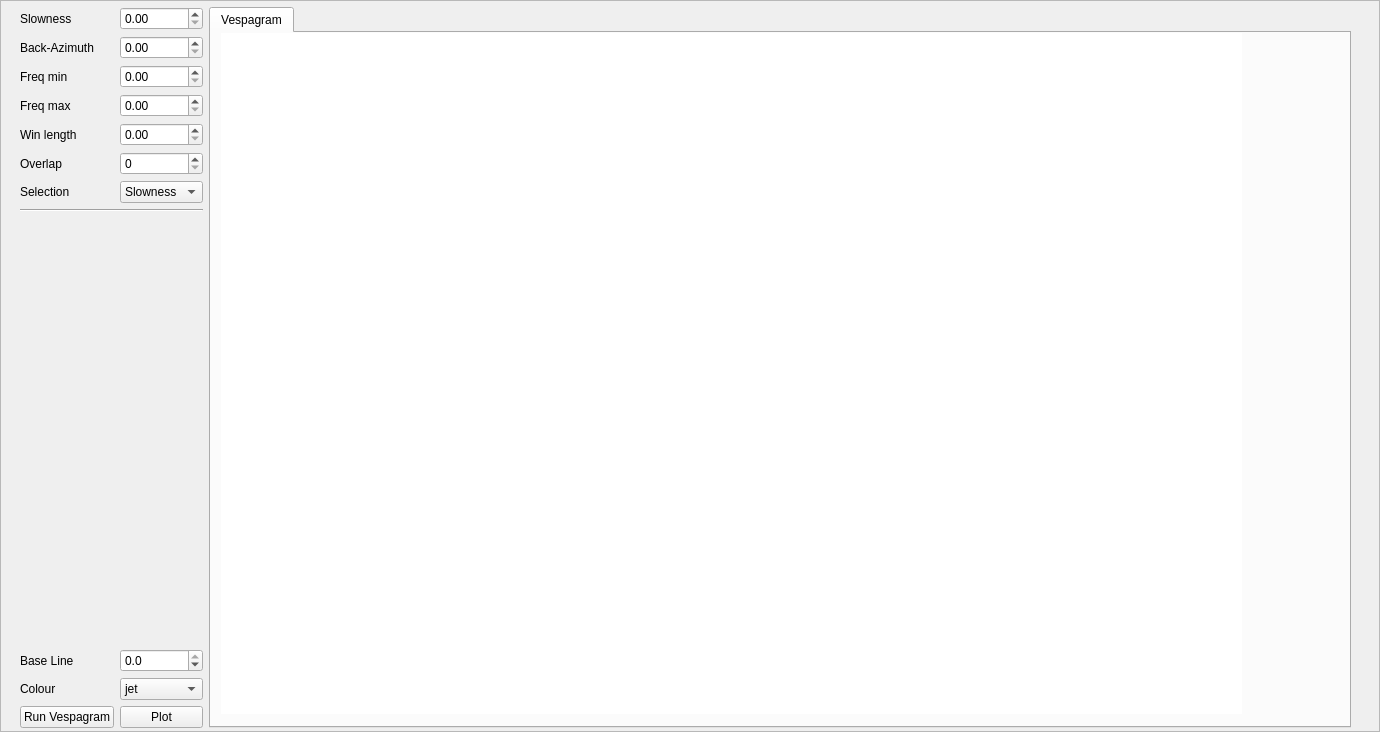
<?xml version="1.0" encoding="UTF-8"?>
<ui version="4.0">
 <class>PlotPolarization</class>
 <widget class="QFrame" name="PlotPolarization">
  <property name="geometry">
   <rect>
    <x>0</x>
    <y>0</y>
    <width>1380</width>
    <height>732</height>
   </rect>
  </property>
  <property name="windowTitle">
   <string>Frame</string>
  </property>
  <property name="frameShape">
   <enum>QFrame::StyledPanel</enum>
  </property>
  <property name="frameShadow">
   <enum>QFrame::Raised</enum>
  </property>
  <widget class="QWidget" name="layoutWidget">
   <property name="geometry">
    <rect>
     <x>20</x>
     <y>7</y>
     <width>1331</width>
     <height>721</height>
    </rect>
   </property>
   <layout class="QGridLayout" name="gridLayout">
    <item row="1" column="2">
     <widget class="QTabWidget" name="specialWidget">
      <property name="currentIndex">
       <number>0</number>
      </property>
      <widget class="QWidget" name="tab_3">
       <attribute name="title">
        <string>Vespagram</string>
       </attribute>
       <widget class="QWidget" name="widget_vespagram" native="true">
        <property name="geometry">
         <rect>
          <x>10</x>
          <y>0</y>
          <width>1021</width>
          <height>681</height>
         </rect>
        </property>
        <property name="styleSheet">
         <string notr="true">background-color: rgb(255, 255, 255);</string>
        </property>
        <zorder></zorder>
       </widget>
      </widget>
     </widget>
    </item>
    <item row="1" column="0">
     <layout class="QGridLayout" name="gridLayout_3">
      <item row="7" column="0" colspan="2">
       <widget class="Line" name="line">
        <property name="orientation">
         <enum>Qt::Horizontal</enum>
        </property>
       </widget>
      </item>
      <item row="1" column="0">
       <widget class="QLabel" name="labeltime">
        <property name="text">
         <string>Back-Azimuth</string>
        </property>
       </widget>
      </item>
      <item row="3" column="0">
       <widget class="QLabel" name="label_4">
        <property name="text">
         <string>Freq max</string>
        </property>
       </widget>
      </item>
      <item row="10" column="0">
       <widget class="QLabel" name="label_3">
        <property name="text">
         <string>Colour</string>
        </property>
       </widget>
      </item>
      <item row="5" column="0">
       <widget class="QLabel" name="label_7">
        <property name="text">
         <string>Overlap</string>
        </property>
       </widget>
      </item>
      <item row="1" column="1">
       <widget class="QDoubleSpinBox" name="backazimuthCB">
        <property name="maximum">
         <double>360.000000000000000</double>
        </property>
       </widget>
      </item>
      <item row="4" column="1">
       <widget class="QDoubleSpinBox" name="win_len_DB"/>
      </item>
      <item row="2" column="1">
       <widget class="QDoubleSpinBox" name="freq_min_DB"/>
      </item>
      <item row="9" column="0">
       <widget class="QLabel" name="label_2">
        <property name="text">
         <string>Base Line</string>
        </property>
       </widget>
      </item>
      <item row="3" column="1">
       <widget class="QDoubleSpinBox" name="freq_max_DB"/>
      </item>
      <item row="8" column="0">
       <spacer name="verticalSpacer">
        <property name="orientation">
         <enum>Qt::Vertical</enum>
        </property>
        <property name="sizeHint" stdset="0">
         <size>
          <width>20</width>
          <height>40</height>
         </size>
        </property>
       </spacer>
      </item>
      <item row="9" column="1">
       <widget class="QDoubleSpinBox" name="base_lineDB">
        <property name="decimals">
         <number>1</number>
        </property>
        <property name="minimum">
         <double>-400.000000000000000</double>
        </property>
        <property name="maximum">
         <double>0.000000000000000</double>
        </property>
       </widget>
      </item>
      <item row="4" column="0">
       <widget class="QLabel" name="label_5">
        <property name="text">
         <string>Win length</string>
        </property>
       </widget>
      </item>
      <item row="0" column="1">
       <widget class="QDoubleSpinBox" name="slownessDB"/>
      </item>
      <item row="0" column="0">
       <widget class="QLabel" name="label">
        <property name="text">
         <string>Slowness</string>
        </property>
       </widget>
      </item>
      <item row="10" column="1">
       <widget class="QComboBox" name="colourCB">
        <item>
         <property name="text">
          <string>jet</string>
         </property>
        </item>
        <item>
         <property name="text">
          <string>cool</string>
         </property>
        </item>
        <item>
         <property name="text">
          <string>hsv</string>
         </property>
        </item>
        <item>
         <property name="text">
          <string>coolwarm</string>
         </property>
        </item>
       </widget>
      </item>
      <item row="5" column="1">
       <widget class="QSpinBox" name="overlapSB"/>
      </item>
      <item row="2" column="0">
       <widget class="QLabel" name="label_6">
        <property name="text">
         <string>Freq min</string>
        </property>
       </widget>
      </item>
      <item row="11" column="0">
       <widget class="QPushButton" name="run_vespaBtn">
        <property name="text">
         <string>Run Vespagram</string>
        </property>
       </widget>
      </item>
      <item row="11" column="1">
       <widget class="QPushButton" name="plotBtn">
        <property name="text">
         <string>Plot</string>
        </property>
       </widget>
      </item>
      <item row="6" column="0">
       <widget class="QLabel" name="label_8">
        <property name="text">
         <string>Selection</string>
        </property>
       </widget>
      </item>
      <item row="6" column="1">
       <widget class="QComboBox" name="selectionCB">
        <item>
         <property name="text">
          <string>Slowness</string>
         </property>
        </item>
        <item>
         <property name="text">
          <string>Azimuth</string>
         </property>
        </item>
       </widget>
      </item>
     </layout>
    </item>
   </layout>
  </widget>
 </widget>
 <resources/>
 <connections/>
</ui>
